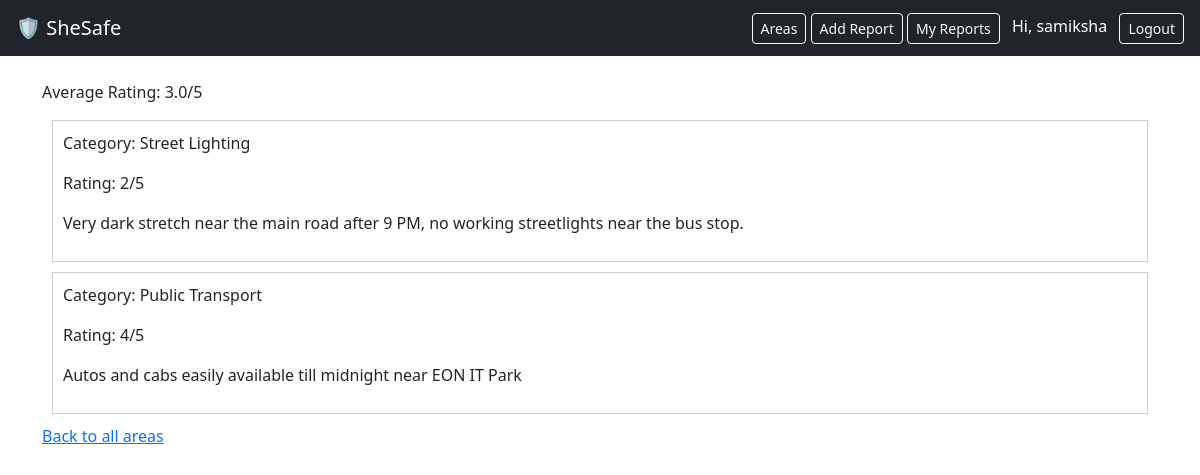
Page /areas/Pune/ (signed in) on the committed database.
### reports/models.py (models this page shows, shortened)
class SafetyReport(models.Model):
    user=models.ForeignKey(User,on_delete=models.CASCADE,null=True,blank=True)
    city=models.CharField(max_length=50,choices=MAHARASHTRA_CITIES, default='Pune')
    locality=models.CharField(max_length=100,help_text='e.g. Wagholi, Kharadi, Hinjewadi')
    category=models.CharField(max_length=50,choices=CATEGORY_CHOICES)
    rating=models.IntegerField()
    description=models.TextField()
    created_at=models.DateTimeField(auto_now_add=True)

### reports/views.py (the view)
# urls.py: path('areas/<str:city_name>/',views.area_detail,name='area_detail'),
def area_detail(request,city_name):
    reports=SafetyReport.objects.filter(city=city_name)
    avg=reports.aggregate(Avg('rating'))['rating__avg']
    return render(request,'reports/area_detail.html',{
        'city_name':city_name,
        'reports':reports,
        'avg_rating':avg,
    })

### reports/templates/reports/area_detail.html (shortened to what this page needs)
{% extends 'reports/base.html' %}
{% block content %}
    <p>Average Rating: {{ avg_rating|floatformat:1 }}/5</p>
    {% for report in reports %}
        <div style="border: 1px solid #ccc; margin: 10px; padding: 10px;">
            <p>Category: {{ report.category }}</p>
            <p>Rating: {{report.rating }}/5</p>
            <p>{{ report.description }}</p>
        </div>
    {% endfor %}
    <p><a href="{% url 'area_list' %}">Back to all areas</a></p>
{% endblock %}

### reports/templates/reports/base.html (shortened to what this page needs)
<!DOCTYPE html>
<html lang="en">
<head>
    <link href="https://cdn.jsdelivr.net/npm/bootstrap@5.3.0/dist/css/bootstrap.min.css" rel="stylesheet">
</head>
<body>
    <nav class="navbar navbar-dark bg-dark px-3">
        <a href="{% url 'home' %}" class="navbar-brand">🛡️ SheSafe</a>
        <div>
            <a href="{% url 'area_list' %}" class="btn btn-outline-light btn-sm">Areas</a>
            {% if user.is_authenticated %}
                <a href="{% url 'add_report' %}" class="btn btn-outline-light btn-sm">Add Report</a>
                <a href="{% url 'my_reports' %}" class="btn btn-outline-light btn-sm">My Reports</a>
                <span class="text-white mx-2">Hi, {{ user.username }}</span>
                <form action="{% url 'logout' %}" method="post" style="display: inline;">
                    <button class="btn btn-outline-light btn-sm" type="submit">Logout</button>
                </form>
            {% else %}
                <a href="{% url 'login' %}" class="btn btn-outline-light btn-sm">Login</a>
            {% endif %}
        </div>
    </nav>
    <div class="container mt-4">
        {% block content %}{% endblock %}
    </div>
</body>
</html>

### rows in the picture
SafetyReport: category "Street Lighting", rating "2", description "Very dark stretch near the main road after 9 PM, no working streetlights near the bus stop."
SafetyReport: category "Public Transport", rating "4", description "Autos and cabs easily available till midnight near EON IT Park"

### other values in the picture
{{ user.username }} "samiksha"
{{ avg_rating|floatformat:1 }} "3.0"
